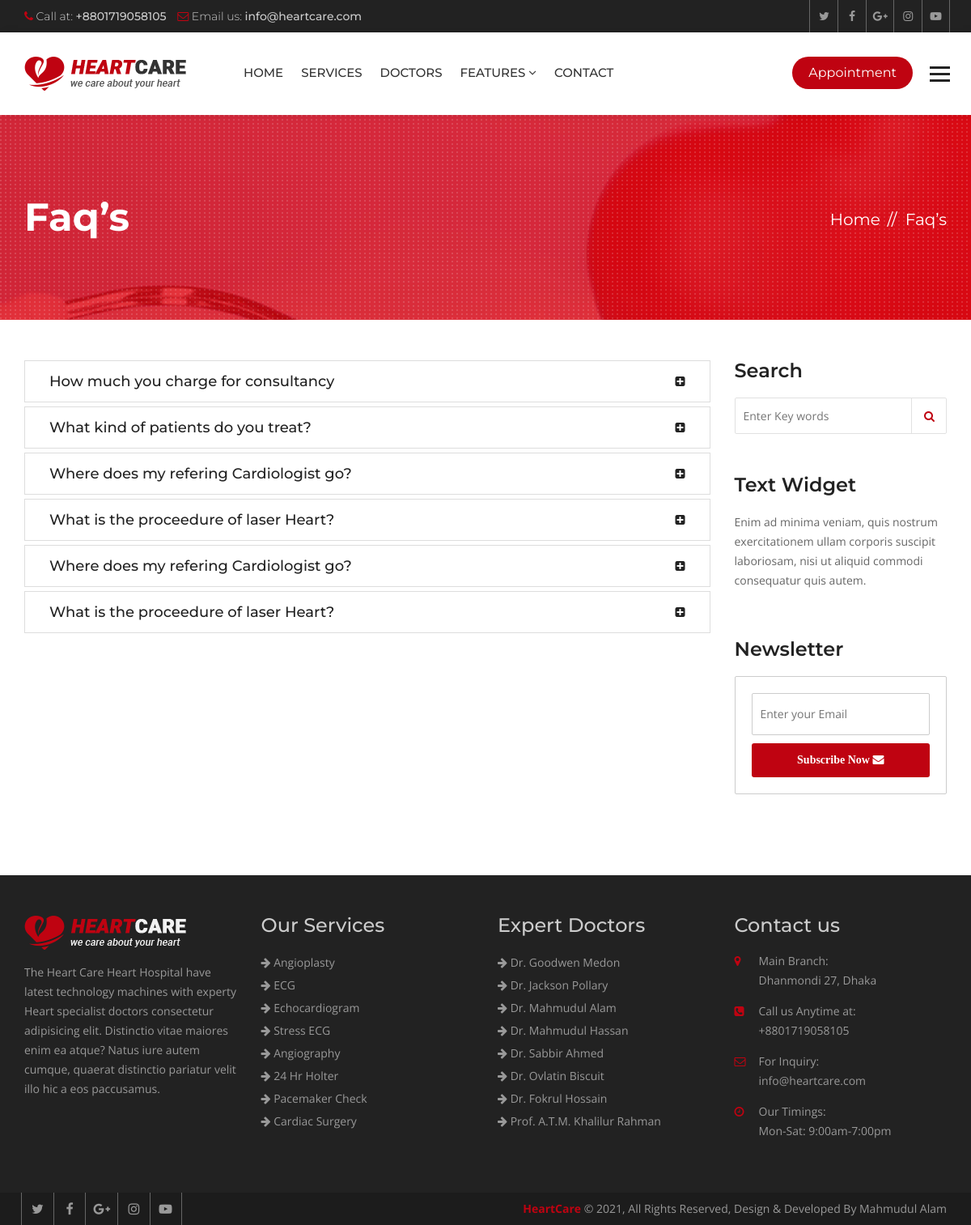
The page /faqs/ on the database its author committed.
### hospital/models.py (models this page shows, shortened)
class Faq(models.Model):
    question = models.CharField(max_length=120)
    answer = models.TextField()

class Service(models.Model):
    title = models.CharField(max_length=120)
    description = models.TextField()
    items = models.ManyToManyField(to='Item',)
    thumbnail = models.ImageField(upload_to='services/')
    cover = models.ImageField(upload_to='services/')
    image1 = models.ImageField(upload_to='services/', blank=True, null=True)
    image2 = models.ImageField(upload_to='services/', blank=True, null=True)

class Doctor(models.Model):
    name = models.CharField(max_length=120)
    speciality = models.CharField(max_length=120)
    picture = models.ImageField(upload_to="doctors/")
    details = models.TextField()
    experience = models.TextField()
    expertize = models.ManyToManyField(to='Expertize', related_name='doctors')
    twitter = models.CharField(max_length=120, blank=True, null=True)
    facebook = models.CharField(max_length=120, blank=True, null=True)
    instagram = models.CharField(max_length=120, blank=True, null=True)

### hospital/views.py (the view)
# urls.py: path('faqs/', views.FaqListView.as_view(), name="faqs"),
class FaqListView(ListView):
    template_name = 'hospital/faqs.html'
    queryset = Faq.objects.all()

### hospital/context_processors.py (called while the page is built)
def footer_content(request):
    services = Service.objects.all()
    doctors = Doctor.objects.all()
    context = {
        'services': services,
        'doctors': doctors
    }
    return context

### templates/hospital/faqs.html (shortened to what this page needs)
{% extends 'base.html' %}
{% block maincontent %}
<div class="inner-banner">
  <div class="container">
    <div class="row">
      <div class="col-md-7">
        <h1>Faq’s</h1>
      </div>
      <div class="col-md-5">
        <ol class="breadcrumb">
          <li><a href="{% url 'index' %}">Home</a></li>
          <li class="active">Faq’s</li>
        </ol>
      </div>
    </div>
  </div>
</div>
<div class="main-content">
  <section class="faqs">
    <div class="container">
      <div class="row">
        <div class="col-md-9">
          <div class="panel-group" id="accordion" role="tablist" aria-multiselectable="true">
            {% for faq in object_list %}
            <div class="panel panel-default">
              <div class="panel-heading" role="tab" id="heading{{ forloop.counter }}">
                <h4 class="panel-title"> <a class="collapsed" role="button" data-toggle="collapse"
                    data-parent="#accordion" href="#collapse{{ forloop.counter }}" aria-expanded="false"
                    aria-controls="collapse{{ forloop.counter }}">
                    {{ faq.question }}</a></h4>
              </div>
            </div>
            {% endfor %}
          </div>
        </div>
        <aside class="col-md-3">
          <div class="sidebar">
            <div class="widget search-widget">
              <h3>Search</h3>
              <form class="search-form">
                <input placeholder="Enter Key words" type="search">
                <button type="submit"><i class="fa fa-search" aria-hidden="true"></i></button>
              </form>
            </div>
            <div class="widget text-widget">
              <h3>Text Widget</h3>
              <p>Enim ad minima veniam, quis nostrum exercitationem ullam corporis suscipit laboriosam, nisi ut
                aliquid commodi consequatur quis autem.</p>
            </div>
            <div class="widget newsletter-widget">
              <h3>Newsletter</h3>
              <form class="newsletter-form">
                <input placeholder="Enter your Email" type="email">
                <button type="submit">Subscribe Now <i class="fa fa-envelope" aria-hidden="true"></i></button>
              </form>
            </div>
          </div>
        </aside>
      </div>
    </div>
  </section>
</div>
{% endblock maincontent %}

### templates/partials/_footer.html
{% load static %}
<footer class="footer">
  <div class="footer-widgets">
    <div class="container">
      <div class="row">
        <div class="col-md-3 col-sm-6">
          <div class="widget"> <img class="ft-logo" src="{% static 'heartcare/images/footer-logo.png' %}" alt="">
            <p>The Heart Care Heart Hospital have latest technology machines with experty Heart specialist doctors
              consectetur adipisicing elit. Distinctio vitae maiores enim ea atque? Natus iure autem cumque, quaerat
              distinctio pariatur velit illo hic a eos paccusamus. </p>
          </div>
        </div>
        <div class="col-md-3 col-sm-6">
          <div class="widget">
            <h3>Our Services</h3>
            <ul>
              {% for service in services|slice:':8' %}
              <li><a href="{% url 'service_details' service.id %}"><i class="fa fa-arrow-right"></i>
                  {{service.title }}</a></li>
              {% endfor %}
            </ul>
          </div>
        </div>
        <div class="col-md-3 col-sm-6">
          <div class="widget">
            <h3>Expert Doctors</h3>
            <ul>
              {% for doctor in doctors|slice:':8' %}
              <li><a href="{% url 'doctor_details' doctor.id %}"><i class="fa fa-arrow-right"></i> {{ doctor.name }}</a>
              </li>
              {% endfor %}
            </ul>
          </div>
        </div>
        <div class="col-md-3 col-sm-6">
          <div class="widget">
            <h3>Contact us</h3>
            <address>
              <ul>
                <li> <span class="icon"><i class="fa fa-map-marker" aria-hidden="true"></i></span> <span
                    class="add-text"><strong>Main Branch:</strong> Dhanmondi 27, Dhaka</span> </li>
                <li> <span class="icon"><i class="fa fa-phone-square" aria-hidden="true"></i></span> <span
                    class="add-text"><strong>Call us Anytime at:</strong> +8801719058105</span> </li>
                <li> <span class="icon"><i class="fa fa-envelope-o" aria-hidden="true"></i></span> <span
                    class="add-text"><strong>For Inquiry:</strong> info@heartcare.com</span> </li>
                <li> <span class="icon"><i class="fa fa-clock-o" aria-hidden="true"></i></span> <span
                    class="add-text"><strong>Our Timings:</strong> Mon-Sat: 9:00am-7:00pm</span> </li>
              </ul>
            </address>
          </div>
        </div>
      </div>
    </div>
  </div>
  <div class="footer-cr">
    <div class="container">
      <div class="row">
        <div class="col-md-6">
          <div class="footer-social"> <a href="#"><i class="fa fa-twitter" aria-hidden="true"></i></a> <a href="#"><i
                class="fa fa-facebook" aria-hidden="true"></i></a> <a href="#"><i class="fa fa-google-plus"
                aria-hidden="true"></i></a> <a href="#"><i class="fa fa-instagram" aria-hidden="true"></i></a> <a
              href="#"><i class="fa fa-youtube-play" aria-hidden="true"></i></a>
          </div>
        </div>
        <div class="col-md-6">
          <p><strong>HeartCare</strong> © {% now 'Y' %}, All Rights Reserved, Design & Developed By Mahmudul Alam</p>
        </div>
      </div>
    </div>
  </div>
</footer>

### heartcare/static/heartcare/css/custom.css (style rules this page uses)
html body { font-family: 'Open Sans', sans-serif; color: #777777; font-size: 14px; }
p { line-height: 24px; }
body h1, body h2, body h3, body h4, body h5, body h6 { font-family: 'Montserrat', sans-serif; margin: 0px; }
body h1 { font-size: 48px; }
body h3 { font-size: 24px; }
body h4 { font-size: 20px; }
.inner-banner { background: url(../images/inner.jpg) no-repeat top center; position: relative; width: 100%; float: left; padding: 100px 0 100px; background-color: #bf0311; z-index: 0; }
.inner-banner:after { background: url(../images/patt.png); position: absolute; left: 0; top: 0; content: ""; width: 100%; height: 100%; }
.inner-banner .container { position: relative; z-index: 99; }
.inner-banner h1 { color: #fff; font-weight: 700; }
.inner-banner .breadcrumb { text-align: right; background: none; padding: 0px; margin: 15px 0 0; }
.inner-banner .breadcrumb>li, .inner-banner .breadcrumb>li a { color: #fff; font-size: 20px; font-family: 'Montserrat', sans-serif; }
.inner-banner .breadcrumb>li+li::before { color: #fff; content: "// "; padding: 0 5px; }
.main-content { width: 100%; float: left; padding: 50px 0; }
.faqs .panel-default>.panel-heading { background: #ffffff none repeat scroll 0 0; border: 0 none; padding: 0 30px; position: relative; }
.faqs .panel-default>.panel-heading a { color: #222; display: block; }
.faqs .panel-default>.panel-heading a.collapsed { color: #222; }
.faqs .panel-default>.panel-heading a::after { color: #bf0311; content: "\f146"; font-family: FontAwesome; font-size: 14px; position: absolute; right: 30px; top: 0; }
.faqs .panel-default>.panel-heading a.collapsed::after { color: #222; content: "\f0fe"; font-family: FontAwesome; font-size: 14px; position: absolute; right: 30px; top: 0; }
.faqs .panel-default>.panel-heading h4 { font-weight: 500; line-height: 50px; font-size: 18px; }
.faqs .panel-default>.panel-heading h4 a { color: #bf0311; }
.faqs .panel-group .panel { border-radius: 0; box-shadow: none; }
.footer { width: 100%; float: left; background: #222222; padding: 50px 0 0 0; }
.footer .widget { width: 100%; float: left; margin: 0 0 50px; }
.footer .widget ul { margin: 0px; padding: 0px; list-style: none; }
.footer .widget li { line-height: 28px; color: #999999; }
.footer .widget a { color: #999; }
.footer .widget h3 { margin: 0 0 20px; color: #cccccc; line-height: 24px; }
.ft-logo { margin-bottom: 16px; max-width: 100%; height: auto; }
.footer .widget p { line-height: 24px; color: #999999; }
.footer .widget address li { float: left; line-height: 24px; margin-bottom: 14px; width: 100%; }
.widget address .icon { width: 30px; float: left; color: #bf0311; }
.widget address .add-text { float: left; width: 80%; }
.widget address .add-text>strong { display: block; font-weight: 400; }
.footer-cr { width: 100%; float: left; clear: both; background: #1c1c1c; }
.footer-cr p { margin: 0px; line-height: 40px; color: #999999; text-align: right; }
.footer-cr p strong { color: #bf0311; }
.footer-social a { border-left: 1px solid #666666; color: #999999; display: inline-block; font-size: 16px; line-height: 40px; margin-left: -4px; text-align: center; width: 40px; }
.footer-social a:last-child { border-right: 1px solid #666666; }
.sidebar .widget { float: left; margin-bottom: 50px; width: 100%; }
.sidebar .widget h3 { color: #222222; font-size: 24px; font-weight: 600; margin: 0 0 20px; }
.search-form { overflow: hidden; position: relative; width: 100%; }
.search-form input { border: 1px solid #e1e1e1; border-radius: 2px; height: 45px; padding: 0 10px; width: 100%; }
.search-form button { -moz-border-bottom-colors: none; -moz-border-left-colors: none; -moz-border-right-colors: none; -moz-border-top-colors: none; background: rgba(0, 0, 0, 0) none repeat scroll 0 0; border-color: currentcolor currentcolor currentcolor #e1e1e1; border-image: none; border-style: none none none solid; border-width: 0 0 0 1px; color: #666666; height: 45px; line-height: 45px; padding: 0 15px; position: absolute; right: 0; top: 0; }
.sidebar .text-widget p { color: #666666; line-height: 24px; }
.newsletter-form { background: #fff; border-radius: 2px; padding: 20px; border: 1px solid #ccc; }
.newsletter-form input { border: 1px solid #cccccc; border-radius: 2px; line-height: 50px; padding: 0 10px; width: 100%; }
.newsletter-form button { border: 0 none; border-radius: 3px; color: #ffffff; font-family: "Roboto Slab", serif; font-weight: 700; line-height: 40px; margin-top: 10px; text-align: center; width: 100%; }

### rows shown on the page
Faq: question "How much you charge for consultancy"
Faq: question "What kind of patients do you treat?"
Faq: question "Where does my refering Cardiologist go?"
Faq: question "What is the proceedure of laser Heart?"
Faq: question "Where does my refering Cardiologist go?"
Faq: question "What is the proceedure of laser Heart?"
Service: title "Angioplasty"
Service: title "ECG"
Service: title "Echocardiogram"
Service: title "Stress ECG"
Service: title "Angiography"
Service: title "24 Hr Holter"
Service: title "Pacemaker Check"
Service: title "Cardiac Surgery"
Doctor: name "Dr. Goodwen Medon"
Doctor: name "Dr. Jackson Pollary"
Doctor: name "Dr. Mahmudul Alam"
Doctor: name "Dr. Mahmudul Hassan"
Doctor: name "Dr. Sabbir Ahmed"
Doctor: name "Dr. Ovlatin Biscuit"
Doctor: name "Dr. Fokrul Hossain"
Doctor: name "Prof. A.T.M. Khalilur Rahman"
